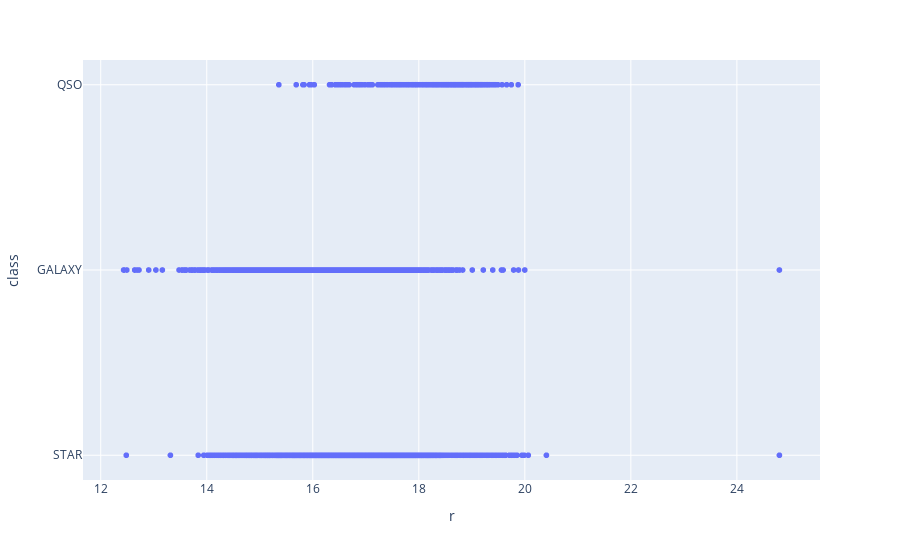

The cell this chart's notebook holds for it:
### Markdown cell above
Case 4: r field

### Code cell
px.scatter(dataset,x='r', y='class').show()

### Figure 1 — Plotly figure (JSON) as saved in the notebook; plotly's stock layout.template omitted (floating-point values rounded to 4 significant figures; data arrays with more than 128 entries replaced by an {"elided": "..."} marker saying what was removed)
{"data": [{"hovertemplate": "r=%{x}<br>class=%{y}<extra></extra>", "legendgroup": "", "marker": {"color": "#636efa", "symbol": "circle"}, "mode": "markers", "name": "", "showlegend": false, "type": "scattergl", "x": {"elided": "10000 float values"}, "xaxis": "x", "y": {"elided": "10000 str values"}, "yaxis": "y"}], "layout": {"legend": {"tracegroupgap": 0}, "margin": {"t": 60}, "xaxis": {"anchor": "y", "domain": [0, 1], "title": {"text": "r"}}, "yaxis": {"anchor": "x", "domain": [0, 1], "title": {"text": "class"}}}}
